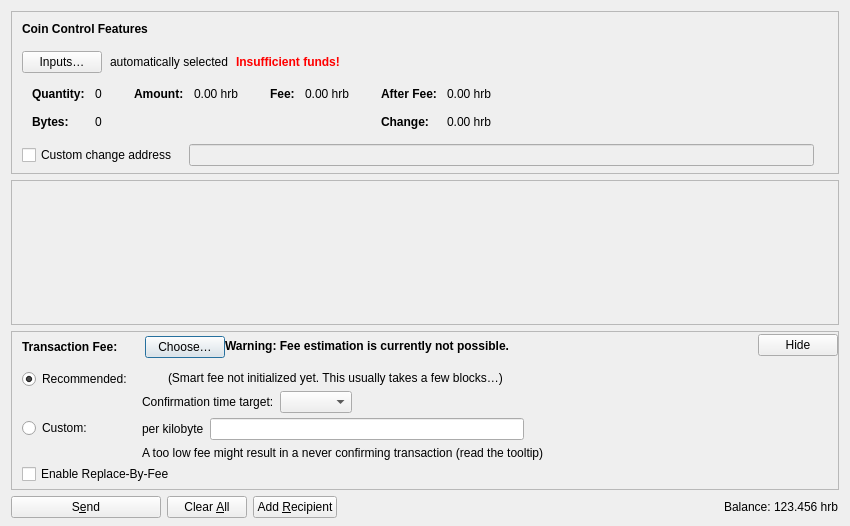
<?xml version="1.0" encoding="UTF-8"?>
<ui version="4.0">
 <class>SendCoinsDialog</class>
 <widget class="QDialog" name="SendCoinsDialog">
  <property name="geometry">
   <rect>
    <x>0</x>
    <y>0</y>
    <width>850</width>
    <height>526</height>
   </rect>
  </property>
  <property name="windowTitle">
   <string>Send Coins</string>
  </property>
  <layout class="QVBoxLayout" name="verticalLayout" stretch="0,1,0,0">
   <property name="bottomMargin">
    <number>8</number>
   </property>
   <item>
    <widget class="QFrame" name="frameCoinControl">
     <property name="sizePolicy">
      <sizepolicy hsizetype="Expanding" vsizetype="Expanding">
       <horstretch>0</horstretch>
       <verstretch>0</verstretch>
      </sizepolicy>
     </property>
     <property name="maximumSize">
      <size>
       <width>16777215</width>
       <height>16777215</height>
      </size>
     </property>
     <property name="frameShape">
      <enum>QFrame::StyledPanel</enum>
     </property>
     <property name="frameShadow">
      <enum>QFrame::Sunken</enum>
     </property>
     <layout class="QVBoxLayout" name="verticalLayoutCoinControl2">
      <property name="spacing">
       <number>0</number>
      </property>
      <property name="leftMargin">
       <number>0</number>
      </property>
      <property name="topMargin">
       <number>0</number>
      </property>
      <property name="rightMargin">
       <number>0</number>
      </property>
      <property name="bottomMargin">
       <number>6</number>
      </property>
      <item>
       <layout class="QVBoxLayout" name="verticalLayoutCoinControl" stretch="0,0,0,0,1">
        <property name="spacing">
         <number>0</number>
        </property>
        <property name="leftMargin">
         <number>10</number>
        </property>
        <property name="topMargin">
         <number>10</number>
        </property>
        <item>
         <layout class="QHBoxLayout" name="horizontalLayoutCoinControl1">
          <property name="bottomMargin">
           <number>15</number>
          </property>
          <item>
           <widget class="QLabel" name="labelCoinControlFeatures">
            <property name="sizePolicy">
             <sizepolicy hsizetype="Preferred" vsizetype="Maximum">
              <horstretch>0</horstretch>
              <verstretch>0</verstretch>
             </sizepolicy>
            </property>
            <property name="font">
             <font>
              <weight>75</weight>
              <bold>true</bold>
             </font>
            </property>
            <property name="styleSheet">
             <string notr="true">font-weight:bold;</string>
            </property>
            <property name="text">
             <string>Coin Control Features</string>
            </property>
           </widget>
          </item>
         </layout>
        </item>
        <item>
         <layout class="QHBoxLayout" name="horizontalLayoutCoinControl2" stretch="0,0,0,0">
          <property name="spacing">
           <number>8</number>
          </property>
          <property name="bottomMargin">
           <number>10</number>
          </property>
          <item>
           <widget class="QPushButton" name="pushButtonCoinControl">
            <property name="styleSheet">
             <string notr="true"/>
            </property>
            <property name="text">
             <string>Inputs…</string>
            </property>
            <property name="autoDefault">
             <bool>false</bool>
            </property>
           </widget>
          </item>
          <item>
           <widget class="QLabel" name="labelCoinControlAutomaticallySelected">
            <property name="text">
             <string>automatically selected</string>
            </property>
            <property name="margin">
             <number>5</number>
            </property>
           </widget>
          </item>
          <item>
           <widget class="QLabel" name="labelCoinControlInsuffFunds">
            <property name="font">
             <font>
              <weight>75</weight>
              <bold>true</bold>
             </font>
            </property>
            <property name="styleSheet">
             <string notr="true">color:red;font-weight:bold;</string>
            </property>
            <property name="text">
             <string>Insufficient funds!</string>
            </property>
            <property name="margin">
             <number>5</number>
            </property>
           </widget>
          </item>
          <item>
           <spacer name="horizontalSpacerCoinControl">
            <property name="orientation">
             <enum>Qt::Horizontal</enum>
            </property>
            <property name="sizeHint" stdset="0">
             <size>
              <width>40</width>
              <height>1</height>
             </size>
            </property>
           </spacer>
          </item>
         </layout>
        </item>
        <item>
         <widget class="QWidget" name="widgetCoinControl" native="true">
          <property name="sizePolicy">
           <sizepolicy hsizetype="Preferred" vsizetype="Preferred">
            <horstretch>0</horstretch>
            <verstretch>0</verstretch>
           </sizepolicy>
          </property>
          <property name="minimumSize">
           <size>
            <width>0</width>
            <height>0</height>
           </size>
          </property>
          <property name="styleSheet">
           <string notr="true"/>
          </property>
          <layout class="QHBoxLayout" name="horizontalLayoutCoinControl5">
           <property name="leftMargin">
            <number>0</number>
           </property>
           <property name="topMargin">
            <number>0</number>
           </property>
           <property name="rightMargin">
            <number>0</number>
           </property>
           <property name="bottomMargin">
            <number>0</number>
           </property>
           <item>
            <layout class="QHBoxLayout" name="horizontalLayoutCoinControl3" stretch="0,0,0,1">
             <property name="spacing">
              <number>20</number>
             </property>
             <property name="topMargin">
              <number>0</number>
             </property>
             <property name="bottomMargin">
              <number>10</number>
             </property>
             <item>
              <layout class="QFormLayout" name="formLayoutCoinControl1">
               <property name="labelAlignment">
                <set>Qt::AlignLeft|Qt::AlignVCenter</set>
               </property>
               <property name="horizontalSpacing">
                <number>10</number>
               </property>
               <property name="verticalSpacing">
                <number>14</number>
               </property>
               <property name="leftMargin">
                <number>10</number>
               </property>
               <property name="topMargin">
                <number>4</number>
               </property>
               <property name="rightMargin">
                <number>6</number>
               </property>
               <item row="0" column="0">
                <widget class="QLabel" name="labelCoinControlQuantityText">
                 <property name="font">
                  <font>
                   <weight>75</weight>
                   <bold>true</bold>
                  </font>
                 </property>
                 <property name="text">
                  <string>Quantity:</string>
                 </property>
                 <property name="margin">
                  <number>0</number>
                 </property>
                </widget>
               </item>
               <item row="0" column="1">
                <widget class="QLabel" name="labelCoinControlQuantity">
                 <property name="cursor">
                  <cursorShape>IBeamCursor</cursorShape>
                 </property>
                 <property name="contextMenuPolicy">
                  <enum>Qt::ActionsContextMenu</enum>
                 </property>
                 <property name="text">
                  <string notr="true">0</string>
                 </property>
                 <property name="margin">
                  <number>0</number>
                 </property>
                 <property name="textInteractionFlags">
                  <set>Qt::LinksAccessibleByMouse|Qt::TextSelectableByKeyboard|Qt::TextSelectableByMouse</set>
                 </property>
                </widget>
               </item>
               <item row="1" column="0">
                <widget class="QLabel" name="labelCoinControlBytesText">
                 <property name="font">
                  <font>
                   <weight>75</weight>
                   <bold>true</bold>
                  </font>
                 </property>
                 <property name="text">
                  <string>Bytes:</string>
                 </property>
                </widget>
               </item>
               <item row="1" column="1">
                <widget class="QLabel" name="labelCoinControlBytes">
                 <property name="cursor">
                  <cursorShape>IBeamCursor</cursorShape>
                 </property>
                 <property name="contextMenuPolicy">
                  <enum>Qt::ActionsContextMenu</enum>
                 </property>
                 <property name="text">
                  <string notr="true">0</string>
                 </property>
                 <property name="textInteractionFlags">
                  <set>Qt::LinksAccessibleByMouse|Qt::TextSelectableByKeyboard|Qt::TextSelectableByMouse</set>
                 </property>
                </widget>
               </item>
              </layout>
             </item>
             <item>
              <layout class="QFormLayout" name="formLayoutCoinControl2">
               <property name="horizontalSpacing">
                <number>10</number>
               </property>
               <property name="verticalSpacing">
                <number>14</number>
               </property>
               <property name="leftMargin">
                <number>6</number>
               </property>
               <property name="topMargin">
                <number>4</number>
               </property>
               <property name="rightMargin">
                <number>6</number>
               </property>
               <item row="0" column="0">
                <widget class="QLabel" name="labelCoinControlAmountText">
                 <property name="font">
                  <font>
                   <weight>75</weight>
                   <bold>true</bold>
                  </font>
                 </property>
                 <property name="text">
                  <string>Amount:</string>
                 </property>
                 <property name="margin">
                  <number>0</number>
                 </property>
                </widget>
               </item>
               <item row="0" column="1">
                <widget class="QLabel" name="labelCoinControlAmount">
                 <property name="cursor">
                  <cursorShape>IBeamCursor</cursorShape>
                 </property>
                 <property name="contextMenuPolicy">
                  <enum>Qt::ActionsContextMenu</enum>
                 </property>
                 <property name="text">
                  <string notr="true">0.00 hrb</string>
                 </property>
                 <property name="textInteractionFlags">
                  <set>Qt::LinksAccessibleByMouse|Qt::TextSelectableByKeyboard|Qt::TextSelectableByMouse</set>
                 </property>
                </widget>
               </item>
              </layout>
             </item>
             <item>
              <layout class="QFormLayout" name="formLayoutCoinControl3">
               <property name="horizontalSpacing">
                <number>10</number>
               </property>
               <property name="verticalSpacing">
                <number>14</number>
               </property>
               <property name="leftMargin">
                <number>6</number>
               </property>
               <property name="topMargin">
                <number>4</number>
               </property>
               <property name="rightMargin">
                <number>6</number>
               </property>
               <item row="0" column="0">
                <widget class="QLabel" name="labelCoinControlFeeText">
                 <property name="font">
                  <font>
                   <weight>75</weight>
                   <bold>true</bold>
                  </font>
                 </property>
                 <property name="text">
                  <string>Fee:</string>
                 </property>
                 <property name="margin">
                  <number>0</number>
                 </property>
                </widget>
               </item>
               <item row="0" column="1">
                <widget class="QLabel" name="labelCoinControlFee">
                 <property name="cursor">
                  <cursorShape>IBeamCursor</cursorShape>
                 </property>
                 <property name="contextMenuPolicy">
                  <enum>Qt::ActionsContextMenu</enum>
                 </property>
                 <property name="text">
                  <string notr="true">0.00 hrb</string>
                 </property>
                 <property name="textInteractionFlags">
                  <set>Qt::LinksAccessibleByMouse|Qt::TextSelectableByKeyboard|Qt::TextSelectableByMouse</set>
                 </property>
                </widget>
               </item>
              </layout>
             </item>
             <item>
              <layout class="QFormLayout" name="formLayoutCoinControl4">
               <property name="labelAlignment">
                <set>Qt::AlignLeft|Qt::AlignVCenter</set>
               </property>
               <property name="horizontalSpacing">
                <number>10</number>
               </property>
               <property name="verticalSpacing">
                <number>14</number>
               </property>
               <property name="leftMargin">
                <number>6</number>
               </property>
               <property name="topMargin">
                <number>4</number>
               </property>
               <property name="rightMargin">
                <number>6</number>
               </property>
               <item row="0" column="0">
                <widget class="QLabel" name="labelCoinControlAfterFeeText">
                 <property name="font">
                  <font>
                   <weight>75</weight>
                   <bold>true</bold>
                  </font>
                 </property>
                 <property name="text">
                  <string>After Fee:</string>
                 </property>
                 <property name="margin">
                  <number>0</number>
                 </property>
                </widget>
               </item>
               <item row="0" column="1">
                <widget class="QLabel" name="labelCoinControlAfterFee">
                 <property name="cursor">
                  <cursorShape>IBeamCursor</cursorShape>
                 </property>
                 <property name="contextMenuPolicy">
                  <enum>Qt::ActionsContextMenu</enum>
                 </property>
                 <property name="text">
                  <string notr="true">0.00 hrb</string>
                 </property>
                 <property name="textInteractionFlags">
                  <set>Qt::LinksAccessibleByMouse|Qt::TextSelectableByKeyboard|Qt::TextSelectableByMouse</set>
                 </property>
                </widget>
               </item>
               <item row="1" column="0">
                <widget class="QLabel" name="labelCoinControlChangeText">
                 <property name="font">
                  <font>
                   <weight>75</weight>
                   <bold>true</bold>
                  </font>
                 </property>
                 <property name="text">
                  <string>Change:</string>
                 </property>
                </widget>
               </item>
               <item row="1" column="1">
                <widget class="QLabel" name="labelCoinControlChange">
                 <property name="cursor">
                  <cursorShape>IBeamCursor</cursorShape>
                 </property>
                 <property name="contextMenuPolicy">
                  <enum>Qt::ActionsContextMenu</enum>
                 </property>
                 <property name="text">
                  <string notr="true">0.00 hrb</string>
                 </property>
                 <property name="textInteractionFlags">
                  <set>Qt::LinksAccessibleByMouse|Qt::TextSelectableByKeyboard|Qt::TextSelectableByMouse</set>
                 </property>
                </widget>
               </item>
              </layout>
             </item>
            </layout>
           </item>
          </layout>
         </widget>
        </item>
        <item>
         <layout class="QHBoxLayout" name="horizontalLayoutCoinControl4" stretch="0,0,0">
          <property name="spacing">
           <number>12</number>
          </property>
          <property name="sizeConstraint">
           <enum>QLayout::SetDefaultConstraint</enum>
          </property>
          <property name="topMargin">
           <number>5</number>
          </property>
          <property name="rightMargin">
           <number>5</number>
          </property>
          <item>
           <widget class="QCheckBox" name="checkBoxCoinControlChange">
            <property name="toolTip">
             <string>If this is activated, but the change address is empty or invalid, change will be sent to a newly generated address.</string>
            </property>
            <property name="text">
             <string>Custom change address</string>
            </property>
           </widget>
          </item>
          <item>
           <widget class="QValidatedLineEdit" name="lineEditCoinControlChange">
            <property name="enabled">
             <bool>false</bool>
            </property>
            <property name="sizePolicy">
             <sizepolicy hsizetype="Expanding" vsizetype="Fixed">
              <horstretch>0</horstretch>
              <verstretch>0</verstretch>
             </sizepolicy>
            </property>
           </widget>
          </item>
          <item>
           <widget class="QLabel" name="labelCoinControlChangeLabel">
            <property name="sizePolicy">
             <sizepolicy hsizetype="Preferred" vsizetype="Expanding">
              <horstretch>0</horstretch>
              <verstretch>0</verstretch>
             </sizepolicy>
            </property>
            <property name="minimumSize">
             <size>
              <width>0</width>
              <height>0</height>
             </size>
            </property>
            <property name="text">
             <string/>
            </property>
            <property name="margin">
             <number>3</number>
            </property>
           </widget>
          </item>
         </layout>
        </item>
        <item>
         <spacer name="verticalSpacerCoinControl">
          <property name="orientation">
           <enum>Qt::Vertical</enum>
          </property>
          <property name="sizeHint" stdset="0">
           <size>
            <width>800</width>
            <height>1</height>
           </size>
          </property>
         </spacer>
        </item>
       </layout>
      </item>
     </layout>
    </widget>
   </item>
   <item>
    <widget class="QScrollArea" name="scrollArea">
     <property name="widgetResizable">
      <bool>true</bool>
     </property>
     <widget class="QWidget" name="scrollAreaWidgetContents">
      <property name="geometry">
       <rect>
        <x>0</x>
        <y>0</y>
        <width>830</width>
        <height>104</height>
       </rect>
      </property>
      <layout class="QVBoxLayout" name="verticalLayout_2" stretch="0,1">
       <property name="leftMargin">
        <number>0</number>
       </property>
       <property name="topMargin">
        <number>0</number>
       </property>
       <property name="rightMargin">
        <number>0</number>
       </property>
       <property name="bottomMargin">
        <number>0</number>
       </property>
       <item>
        <layout class="QVBoxLayout" name="entries">
         <property name="spacing">
          <number>6</number>
         </property>
        </layout>
       </item>
       <item>
        <spacer name="verticalSpacer">
         <property name="orientation">
          <enum>Qt::Vertical</enum>
         </property>
         <property name="sizeHint" stdset="0">
          <size>
           <width>20</width>
           <height>40</height>
          </size>
         </property>
        </spacer>
       </item>
      </layout>
     </widget>
    </widget>
   </item>
   <item>
    <widget class="QFrame" name="frameFee">
     <property name="sizePolicy">
      <sizepolicy hsizetype="Expanding" vsizetype="Expanding">
       <horstretch>0</horstretch>
       <verstretch>0</verstretch>
      </sizepolicy>
     </property>
     <property name="maximumSize">
      <size>
       <width>16777215</width>
       <height>16777215</height>
      </size>
     </property>
     <property name="frameShape">
      <enum>QFrame::StyledPanel</enum>
     </property>
     <property name="frameShadow">
      <enum>QFrame::Sunken</enum>
     </property>
     <layout class="QVBoxLayout" name="verticalLayoutFee1">
      <property name="spacing">
       <number>0</number>
      </property>
      <property name="leftMargin">
       <number>0</number>
      </property>
      <property name="topMargin">
       <number>0</number>
      </property>
      <property name="rightMargin">
       <number>0</number>
      </property>
      <property name="bottomMargin">
       <number>0</number>
      </property>
      <item>
       <layout class="QVBoxLayout" name="verticalLayoutFee2" stretch="0,0,0">
        <property name="spacing">
         <number>0</number>
        </property>
        <property name="leftMargin">
         <number>10</number>
        </property>
        <property name="topMargin">
         <number>0</number>
        </property>
        <item>
         <layout class="QHBoxLayout" name="horizontalLayoutFee1">
          <property name="bottomMargin">
           <number>0</number>
          </property>
          <item>
           <layout class="QVBoxLayout" name="verticalLayoutFee7">
            <property name="spacing">
             <number>0</number>
            </property>
            <item>
             <spacer name="verticalSpacerSmartFee">
              <property name="orientation">
               <enum>Qt::Vertical</enum>
              </property>
              <property name="sizeType">
               <enum>QSizePolicy::Fixed</enum>
              </property>
              <property name="sizeHint" stdset="0">
               <size>
                <width>1</width>
                <height>4</height>
               </size>
              </property>
             </spacer>
            </item>
            <item>
             <layout class="QHBoxLayout" name="horizontalLayoutSmartFee">
              <property name="spacing">
               <number>10</number>
              </property>
              <item>
               <widget class="QLabel" name="labelFeeHeadline">
                <property name="sizePolicy">
                 <sizepolicy hsizetype="Preferred" vsizetype="Maximum">
                  <horstretch>0</horstretch>
                  <verstretch>0</verstretch>
                 </sizepolicy>
                </property>
                <property name="font">
                 <font>
                  <weight>75</weight>
                  <bold>true</bold>
                 </font>
                </property>
                <property name="styleSheet">
                 <string notr="true">font-weight:bold;</string>
                </property>
                <property name="text">
                 <string>Transaction Fee:</string>
                </property>
               </widget>
              </item>
              <item>
               <widget class="QLabel" name="labelFeeMinimized">
                <property name="text">
                 <string/>
                </property>
               </widget>
              </item>
              <item>
               <widget class="QPushButton" name="buttonChooseFee">
                <property name="text">
                 <string>Choose…</string>
                </property>
               </widget>
              </item>
             </layout>
            </item>
            <item>
             <spacer name="verticalSpacer_5">
              <property name="orientation">
               <enum>Qt::Vertical</enum>
              </property>
              <property name="sizeHint" stdset="0">
               <size>
                <width>1</width>
                <height>1</height>
               </size>
              </property>
             </spacer>
            </item>
           </layout>
          </item>
          <item>
           <widget class="QLabel" name="fallbackFeeWarningLabel">
            <property name="toolTip">
             <string>Using the fallbackfee can result in sending a transaction that will take several hours or days (or never) to confirm. Consider choosing your fee manually or wait until you have validated the complete chain.</string>
            </property>
            <property name="font">
            <font>
                <weight>75</weight>
                <bold>true</bold>
            </font>
            </property>
            <property name="text">
             <string>Warning: Fee estimation is currently not possible.</string>
            </property>
            <property name="wordWrap">
             <bool>false</bool>
            </property>
           </widget>
          </item>
          <item>
           <spacer name="horizontalSpacer_4">
            <property name="orientation">
             <enum>Qt::Horizontal</enum>
            </property>
            <property name="sizeType">
             <enum>QSizePolicy::MinimumExpanding</enum>
            </property>
            <property name="sizeHint" stdset="0">
             <size>
              <width>40</width>
              <height>20</height>
             </size>
            </property>
           </spacer>
          </item>
          <item>
           <widget class="QPushButton" name="buttonMinimizeFee">
            <property name="toolTip">
             <string>Hide transaction fee settings</string>
            </property>
            <property name="text">
             <string>Hide</string>
            </property>
           </widget>
          </item>
         </layout>
        </item>
        <item>
         <widget class="QFrame" name="frameFeeSelection">
          <layout class="QVBoxLayout" name="verticalLayoutFee12">
           <property name="spacing">
            <number>0</number>
           </property>
           <property name="leftMargin">
            <number>0</number>
           </property>
           <property name="topMargin">
            <number>0</number>
           </property>
           <property name="rightMargin">
            <number>0</number>
           </property>
           <property name="bottomMargin">
            <number>0</number>
           </property>
           <item>
            <layout class="QGridLayout" name="gridLayoutFee">
             <property name="topMargin">
              <number>10</number>
             </property>
             <property name="bottomMargin">
              <number>4</number>
             </property>
             <property name="horizontalSpacing">
              <number>10</number>
             </property>
             <property name="verticalSpacing">
              <number>4</number>
             </property>
             <item row="1" column="1">
              <layout class="QVBoxLayout" name="verticalLayoutFee8">
               <property name="spacing">
                <number>6</number>
               </property>
               <item>
                <layout class="QHBoxLayout" name="horizontalLayoutFee13">
                 <item>
                  <widget class="QLabel" name="labelCustomPerKilobyte">
                   <property name="toolTip">
                    <string>Specify a custom fee per kB (1,000 bytes) of the transaction's virtual size.

Note:  Since the fee is calculated on a per-byte basis, a fee rate of "100 hrbjacks per kvB" for a transaction size of 500 virtual bytes (half of 1 kvB) would ultimately yield a fee of only 50 hrbjacks.</string>
                   </property>
                   <property name="text">
                    <string>per kilobyte</string>
                   </property>
                  </widget>
                 </item>
                 <item>
                  <widget class="HRBJackpotCoinAmountField" name="customFee"/>
                 </item>
                 <item>
                  <spacer name="horizontalSpacer_6">
                   <property name="orientation">
                    <enum>Qt::Horizontal</enum>
                   </property>
                   <property name="sizeHint" stdset="0">
                    <size>
                     <width>1</width>
                     <height>1</height>
                    </size>
                   </property>
                  </spacer>
                 </item>
                </layout>
               </item>
               <item>
                <layout class="QHBoxLayout" name="horizontalLayoutFee8">
                 <item>
                  <widget class="QLabel" name="labelCustomFeeWarning">
                   <property name="enabled">
                    <bool>true</bool>
                   </property>
                   <property name="toolTip">
                    <string>When there is less transaction volume than space in the blocks, miners as well as relaying nodes may enforce a minimum fee. Paying only this minimum fee is just fine, but be aware that this can result in a never confirming transaction once there is more demand for hrbjackpotcoin transactions than the network can process.</string>
                   </property>
                   <property name="text">
                    <string>A too low fee might result in a never confirming transaction (read the tooltip)</string>
                   </property>
                  </widget>
                 </item>
                 <item>
                  <spacer name="horizontalSpacer_2">
                   <property name="orientation">
                    <enum>Qt::Horizontal</enum>
                   </property>
                   <property name="sizeHint" stdset="0">
                    <size>
                     <width>1</width>
                     <height>1</height>
                    </size>
                   </property>
                  </spacer>
                 </item>
                </layout>
               </item>
              </layout>
             </item>
             <item row="0" column="0">
              <layout class="QVBoxLayout" name="verticalLayoutFee4" stretch="0,1">
               <item>
                <widget class="QRadioButton" name="radioSmartFee">
                 <property name="text">
                  <string>Recommended:</string>
                 </property>
                 <property name="checked">
                  <bool>true</bool>
                 </property>
                 <attribute name="buttonGroup">
                  <string notr="true">groupFee</string>
                 </attribute>
                </widget>
               </item>
               <item>
                <spacer name="verticalSpacer_2">
                 <property name="orientation">
                  <enum>Qt::Vertical</enum>
                 </property>
                 <property name="sizeHint" stdset="0">
                  <size>
                   <width>1</width>
                   <height>1</height>
                  </size>
                 </property>
                </spacer>
               </item>
              </layout>
             </item>
             <item row="1" column="0">
              <layout class="QVBoxLayout" name="verticalLayoutFee9" stretch="0,1">
               <item>
                <widget class="QRadioButton" name="radioCustomFee">
                 <property name="text">
                  <string>Custom:</string>
                 </property>
                 <attribute name="buttonGroup">
                  <string notr="true">groupFee</string>
                 </attribute>
                </widget>
               </item>
               <item>
                <spacer name="verticalSpacer_6">
                 <property name="orientation">
                  <enum>Qt::Vertical</enum>
                 </property>
                 <property name="sizeHint" stdset="0">
                  <size>
                   <width>1</width>
                   <height>1</height>
                  </size>
                 </property>
                </spacer>
               </item>
              </layout>
             </item>
             <item row="0" column="1">
              <layout class="QVBoxLayout" name="verticalLayoutFee3" stretch="0,0,1">
               <property name="spacing">
                <number>6</number>
               </property>
               <property name="topMargin">
                <number>2</number>
               </property>
               <item>
                <layout class="QHBoxLayout" name="horizontalLayoutFee12">
                 <item>
                  <widget class="QLabel" name="labelSmartFee">
                   <property name="text">
                    <string/>
                   </property>
                  </widget>
                 </item>
                 <item>
                  <widget class="QLabel" name="labelFeeEstimation">
                   <property name="text">
                    <string/>
                   </property>
                  </widget>
                 </item>
                 <item>
                  <widget class="QLabel" name="labelSmartFee2">
                   <property name="text">
                    <string>(Smart fee not initialized yet. This usually takes a few blocks…)</string>
                   </property>
                  </widget>
                 </item>
                 <item>
                  <spacer name="horizontalSpacer_5">
                   <property name="orientation">
                    <enum>Qt::Horizontal</enum>
                   </property>
                   <property name="sizeHint" stdset="0">
                    <size>
                     <width>1</width>
                     <height>1</height>
                    </size>
                   </property>
                  </spacer>
                 </item>
                </layout>
               </item>
               <item>
                <layout class="QHBoxLayout" name="horizontalLayoutFee9">
                 <item>
                  <layout class="QVBoxLayout" name="verticalLayoutFee6">
                   <item>
                    <widget class="QLabel" name="labelSmartFee3">
                     <property name="text">
                      <string>Confirmation time target:</string>
                     </property>
                    </widget>
                   </item>
                  </layout>
                 </item>
                 <item>
                  <layout class="QVBoxLayout" name="verticalLayoutFee5">
                   <property name="rightMargin">
                    <number>30</number>
                   </property>
                   <item>
                    <layout class="QHBoxLayout" name="horizontalLayoutConfTarget">
                     <property name="bottomMargin">
                      <number>0</number>
                     </property>
                     <item>
                      <widget class="QComboBox" name="confTargetSelector"/>
                     </item>
                     <item>
                      <spacer name="horizontalSpacerConfTarget">
                       <property name="orientation">
                        <enum>Qt::Horizontal</enum>
                       </property>
                       <property name="sizeHint" stdset="0">
                        <size>
                         <width>40</width>
                         <height>20</height>
                        </size>
                       </property>
                      </spacer>
                     </item>
                    </layout>
                   </item>
                  </layout>
                 </item>
                </layout>
               </item>
               <item>
                <spacer name="verticalSpacer_4">
                 <property name="orientation">
                  <enum>Qt::Vertical</enum>
                 </property>
                 <property name="sizeHint" stdset="0">
                  <size>
                   <width>1</width>
                   <height>1</height>
                  </size>
                 </property>
                </spacer>
               </item>
              </layout>
             </item>
            </layout>
           </item>
           <item>
            <widget class="QCheckBox" name="optInRBF">
             <property name="text">
              <string>Enable Replace-By-Fee</string>
             </property>
             <property name="toolTip">
              <string>With Replace-By-Fee (BIP-125) you can increase a transaction's fee after it is sent. Without this, a higher fee may be recommended to compensate for increased transaction delay risk.</string>
             </property>
            </widget>
           </item>
          </layout>
         </widget>
        </item>
        <item>
         <spacer name="verticalSpacerFee">
          <property name="orientation">
           <enum>Qt::Vertical</enum>
          </property>
          <property name="sizeHint" stdset="0">
           <size>
            <width>40</width>
            <height>5</height>
           </size>
          </property>
         </spacer>
        </item>
       </layout>
      </item>
     </layout>
    </widget>
   </item>
   <item>
    <layout class="QHBoxLayout" name="horizontalLayout">
     <item>
      <widget class="QPushButton" name="sendButton">
       <property name="minimumSize">
        <size>
         <width>150</width>
         <height>0</height>
        </size>
       </property>
       <property name="toolTip">
        <string>Confirm the send action</string>
       </property>
       <property name="text">
        <string>S&amp;end</string>
       </property>
       <property name="icon">
        <iconset resource="../hrbjackpotcoin.qrc">
         <normaloff>:/icons/send</normaloff>:/icons/send</iconset>
       </property>
       <property name="autoDefault">
        <bool>false</bool>
       </property>
       <property name="default">
        <bool>false</bool>
       </property>
      </widget>
     </item>
     <item>
      <widget class="QPushButton" name="clearButton">
       <property name="sizePolicy">
        <sizepolicy hsizetype="Minimum" vsizetype="Fixed">
         <horstretch>0</horstretch>
         <verstretch>0</verstretch>
        </sizepolicy>
       </property>
       <property name="toolTip">
        <string>Clear all fields of the form.</string>
       </property>
       <property name="text">
        <string>Clear &amp;All</string>
       </property>
       <property name="icon">
        <iconset resource="../hrbjackpotcoin.qrc">
         <normaloff>:/icons/remove</normaloff>:/icons/remove</iconset>
       </property>
       <property name="autoDefault">
        <bool>false</bool>
       </property>
      </widget>
     </item>
     <item>
      <widget class="QPushButton" name="addButton">
       <property name="toolTip">
        <string>Send to multiple recipients at once</string>
       </property>
       <property name="text">
        <string>Add &amp;Recipient</string>
       </property>
       <property name="icon">
        <iconset resource="../hrbjackpotcoin.qrc">
         <normaloff>:/icons/add</normaloff>:/icons/add</iconset>
       </property>
       <property name="autoDefault">
        <bool>false</bool>
       </property>
      </widget>
     </item>
     <item>
      <spacer name="horizontalSpacer">
       <property name="orientation">
        <enum>Qt::Horizontal</enum>
       </property>
       <property name="sizeHint" stdset="0">
        <size>
         <width>40</width>
         <height>20</height>
        </size>
       </property>
      </spacer>
     </item>
     <item>
      <layout class="QHBoxLayout" name="horizontalLayout_2">
       <property name="spacing">
        <number>3</number>
       </property>
       <item>
        <widget class="QLabel" name="labelBalanceName">
         <property name="sizePolicy">
          <sizepolicy hsizetype="Preferred" vsizetype="Fixed">
           <horstretch>0</horstretch>
           <verstretch>0</verstretch>
          </sizepolicy>
         </property>
         <property name="text">
          <string>Balance:</string>
         </property>
        </widget>
       </item>
       <item>
        <widget class="QLabel" name="labelBalance">
         <property name="sizePolicy">
          <sizepolicy hsizetype="Preferred" vsizetype="Fixed">
           <horstretch>0</horstretch>
           <verstretch>0</verstretch>
          </sizepolicy>
         </property>
         <property name="cursor">
          <cursorShape>IBeamCursor</cursorShape>
         </property>
         <property name="text">
          <string notr="true">123.456 hrb</string>
         </property>
         <property name="textInteractionFlags">
          <set>Qt::LinksAccessibleByMouse|Qt::TextSelectableByKeyboard|Qt::TextSelectableByMouse</set>
         </property>
        </widget>
       </item>
      </layout>
     </item>
    </layout>
   </item>
  </layout>
 </widget>
 <customwidgets>
  <customwidget>
   <class>QValidatedLineEdit</class>
   <extends>QLineEdit</extends>
   <header>qt/qvalidatedlineedit.h</header>
  </customwidget>
  <customwidget>
   <class>HRBJackpotCoinAmountField</class>
   <extends>QLineEdit</extends>
   <header>qt/hrbjackpotcoinamountfield.h</header>
   <container>1</container>
  </customwidget>
 </customwidgets>
 <resources>
  <include location="../hrbjackpotcoin.qrc"/>
 </resources>
 <connections/>
 <buttongroups>
  <buttongroup name="groupFee"/>
 </buttongroups>
</ui>
